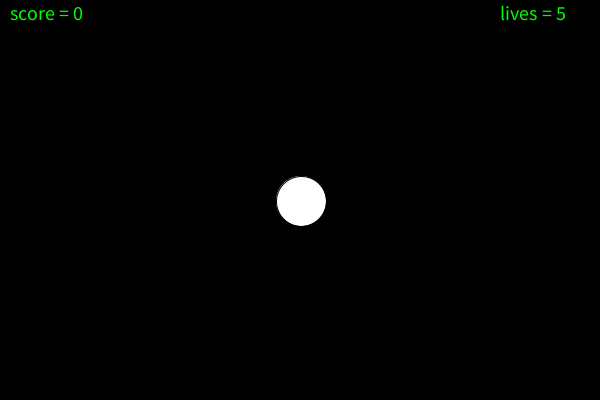
Frame 1 (no input)
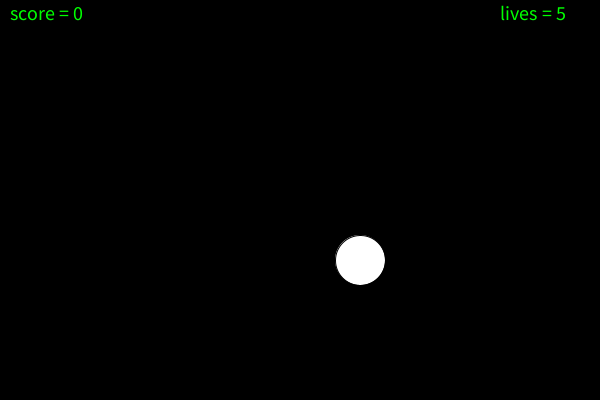
Frame 60 (the mouse pressed at the canvas centre just before this capture)
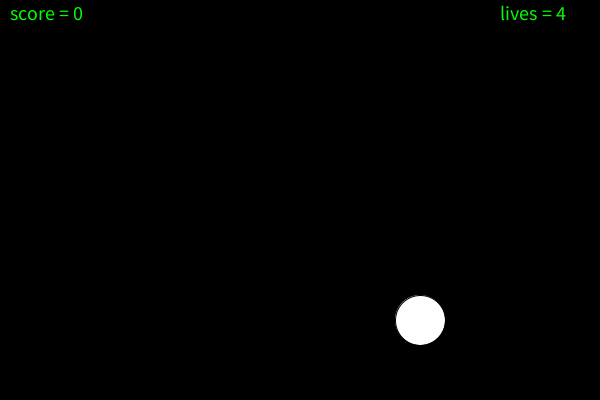
Frame 120 (the mouse held since frame 60 and released just before this capture)

The Processing sketch that drew these frames (run headless with seeded random() and noise(); from frame 60 on, the mouse is pressed at the canvas centre):

// Processing sketch: processing_134336
// ── processing_134336.pde

int xpos = 300;
int ypos = 200;
int speed = 1;
int score = 0;
int lives = 5;
int xdir = 1;
int ydir = 1;
float r = 255;
float g = 255;
float b = 255;
boolean lost = false;
void setup()
{
  size(600, 400);
  smooth();
  textSize(20);
}
void draw()
{
  background(0);
  fill(0, 255, 0);
  text("score = " + score, 10, 20);
  text("lives = " + lives, width - 100, 20);
  xpos = xpos + (speed * xdir);
  ypos = ypos + (speed * ydir);
  if (xpos > width-25 || xpos < 25)
  {
    xdir = -xdir;
  }
  if (ypos > height-25 || ypos < 25)
  {
    ydir = -ydir;
  }
  fill(r, g, b);
  ellipse(xpos, ypos, 50, 50);
  if (lives <= 0)
  {
    textSize(40);
    fill(0, 255, 0);
    text("click to restart", 150, 150);
    noLoop();
    lost = true;
    textSize(20);
  }
}
void mousePressed()
{
  if (dist(mouseX, mouseY, xpos, ypos) <= 25)
  {
    score = score + speed;
    speed = speed + 1;
    r = random(0, 255);
    g = random(0, 255);
    b = random(0, 255);
  }
  else
  {
    lives = lives - 1;
  }
  if (lost == true)
  {
    score = 0;
    lives = 5;
    speed = 1;
    xpos = 300;
    ypos = 200;
    xdir = 1;
    ydir = 1;
    lost = false;
    r = 255;
    g = 255;
    b = 255;
    loop();
  }
}
